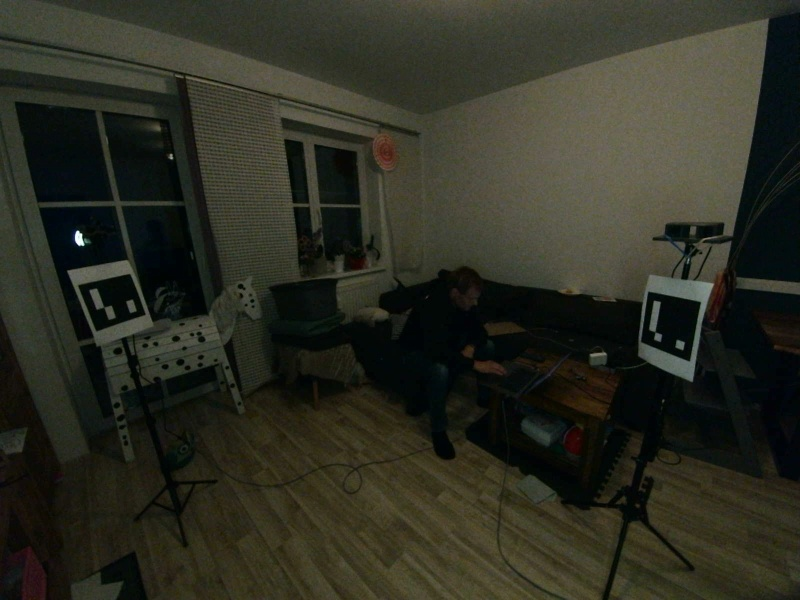
#> input picture elp1_test.jpg, 800 x 600 px, given in place of the camera
$ python live_ov9281_diagnose_view.py   (older library calls are emulated)
#> lines starting #> are read from the running program, lines starting #| are printed output that depends on the picture; after the words box and inside, x2 and y2 are one past the last pixel; in counts of white or black regions, pixels touching at a corner belong together
import cv2
import yaml
import time
import numpy as np
from pathlib import Path
from datetime import datetime

BASE = Path.home() / "anthro3d"
OUT = BASE / "output" / "ov9281_live_diagnose"
OUT.mkdir(parents=True, exist_ok=True)

FRAME_W = 1280
FRAME_H = 800
PIXEL_STRIDE = 2
SNAPSHOT_DELAY_SECONDS = 3.0

def load_yaml(path):
    p = Path(path)
    if not p.exists():
        raise RuntimeError(f"Datei fehlt: {p}")
    return yaml.safe_load(p.read_text()) or {}

def get_indices():
    cfg = load_yaml(BASE / "config.yaml")
    idx_l = None
    idx_r = None
    for cam in cfg.get("cameras", {}).get("tracking", []):
        if cam.get("enabled") and cam.get("name") == "OV9281 L":
            idx_l = int(cam.get("device_index"))
        if cam.get("enabled") and cam.get("name") == "OV9281 R":
            idx_r = int(cam.get("device_index"))
    if idx_l is None or idx_r is None:
        raise RuntimeError("OV9281 L/R nicht in config.yaml gefunden")
    return idx_l, idx_r

def make_maps(size):
    cfg = load_yaml(BASE / "stereo_config_ov9281.yaml")
    K_l = np.array(cfg["camera_matrix_l"], dtype=np.float64)
    d_l = np.array(cfg["dist_l"], dtype=np.float64)
    K_r = np.array(cfg["camera_matrix_r"], dtype=np.float64)
    d_r = np.array(cfg["dist_r"], dtype=np.float64)
    R = np.array(cfg["R"], dtype=np.float64)
    T = np.array(cfg["T"], dtype=np.float64).reshape(3, 1)
    R1, R2, P1, P2, Q, _, _ = cv2.stereoRectify(K_l, d_l, K_r, d_r, size, R, T, flags=cv2.CALIB_ZERO_DISPARITY, alpha=0)
    ml1, ml2 = cv2.initUndistortRectifyMap(K_l, d_l, R1, P1, size, cv2.CV_32FC1)
    mr1, mr2 = cv2.initUndistortRectifyMap(K_r, d_r, R2, P2, size, cv2.CV_32FC1)
    return ml1, ml2, mr1, mr2, Q

def make_stereo():
    return cv2.StereoSGBM_create(
        minDisparity=0,
        numDisparities=128,
        blockSize=5,
        P1=8 * 5 * 5,
        P2=32 * 5 * 5,
        disp12MaxDiff=1,
        uniquenessRatio=8,
        speckleWindowSize=80,
        speckleRange=2,
        preFilterCap=31,
        mode=cv2.STEREO_SGBM_MODE_SGBM_3WAY,
    )

def depth_and_mask(left, right, maps, stereo):
    ml1, ml2, mr1, mr2, Q = maps
    rect_l = cv2.remap(left, ml1, ml2, cv2.INTER_LINEAR)
    rect_r = cv2.remap(right, mr1, mr2, cv2.INTER_LINEAR)
    gl = cv2.cvtColor(rect_l, cv2.COLOR_BGR2GRAY)
    gr = cv2.cvtColor(rect_r, cv2.COLOR_BGR2GRAY)
    disp = stereo.compute(gl, gr).astype(np.float32) / 16.0
    pts = cv2.reprojectImageTo3D(disp, Q)
    valid = np.isfinite(pts).all(axis=2) & (disp > 1.0)
    z = pts[:, :, 2]
    valid = valid & (z > 0.35) & (z < 4.0)
    yy, xx = np.indices(valid.shape)
    sampled = valid & ((xx % PIXEL_STRIDE) == 0) & ((yy % PIXEL_STRIDE) == 0)
    d = disp.copy()
    d[~valid] = 0
    if valid.any():
        mx = np.percentile(d[valid], 95)
        if mx <= 0:
            mx = 1
    else:
        mx = 1
    depth_u8 = np.clip(d / mx * 255, 0, 255).astype(np.uint8)
    depth_col = cv2.applyColorMap(depth_u8, cv2.COLORMAP_TURBO)
    mask_u8 = np.zeros_like(depth_u8)
    mask_u8[sampled] = 255
    mask_bgr = cv2.cvtColor(mask_u8, cv2.COLOR_GRAY2BGR)
    count = int(sampled.sum())
    if valid.any():
        z_med = float(np.median(z[valid]) * 100)
    else:
        z_med = 0.0
    return rect_l, rect_r, depth_col, mask_bgr, count, z_med

def label(img, text):
    cv2.rectangle(img, (0, 0), (img.shape[1], 44), (0, 0, 0), -1)
    cv2.putText(img, text, (15, 32), cv2.FONT_HERSHEY_SIMPLEX, 0.85, (0, 255, 0), 2)
    return img

def build_dashboard(left, right, depth, mask, count, z_med, pending_snapshot_at):
    l = cv2.resize(left, (640, 360))
    r = cv2.resize(right, (640, 360))
    l = label(l, "OV9281 LEFT")
    r = label(r, "OV9281 RIGHT")
    raw = np.vstack([l, r])
    depth_big = cv2.resize(depth, (640, 720))
    mask_big = cv2.resize(mask, (640, 720))
    depth_big = label(depth_big, f"DEPTH / POINTS  count={count}  z_med={z_med:.1f}cm")
    mask_big = label(mask_big, "VALID 3D POINT MASK")
    dash = np.hstack([raw, depth_big, mask_big])
    cv2.rectangle(dash, (0, 0), (dash.shape[1], 44), (0, 0, 0), -1)
    cv2.putText(dash, f"OV9281 LIVE  points={count}  z={z_med:.1f}cm   SPACE=Snapshot   q=Ende", (15, 32), cv2.FONT_HERSHEY_SIMPLEX, 0.85, (0, 255, 0), 2)
    if pending_snapshot_at is not None:
        remaining = max(0.0, pending_snapshot_at - time.time())
        box_x1 = dash.shape[1] - 430
        box_y1 = 4
        box_x2 = dash.shape[1] - 15
        box_y2 = 42
        cv2.rectangle(dash, (box_x1, box_y1), (box_x2, box_y2), (0, 0, 0), -1)
        cv2.putText(dash, f"SHOT IN {remaining:.1f}s", (box_x1 + 18, 32), cv2.FONT_HERSHEY_SIMPLEX, 0.9, (0, 255, 255), 2)
    return dash

def main():
    idx_l, idx_r = get_indices()
    print(f"OV9281 L Index {idx_l}")
    print(f"OV9281 R Index {idx_r}")

    cap_l = cv2.VideoCapture(idx_l)
    cap_r = cv2.VideoCapture(idx_r)

    cap_l.set(cv2.CAP_PROP_FRAME_WIDTH, FRAME_W)
    cap_l.set(cv2.CAP_PROP_FRAME_HEIGHT, FRAME_H)
    cap_r.set(cv2.CAP_PROP_FRAME_WIDTH, FRAME_W)
    cap_r.set(cv2.CAP_PROP_FRAME_HEIGHT, FRAME_H)

    if not cap_l.isOpened():
        raise RuntimeError(f"OV9281 L Index {idx_l} konnte nicht geoeffnet werden")
    if not cap_r.isOpened():
        raise RuntimeError(f"OV9281 R Index {idx_r} konnte nicht geoeffnet werden")

    for _ in range(20):
        cap_l.read()
        cap_r.read()
        time.sleep(0.03)
#> this loop made 20 passes
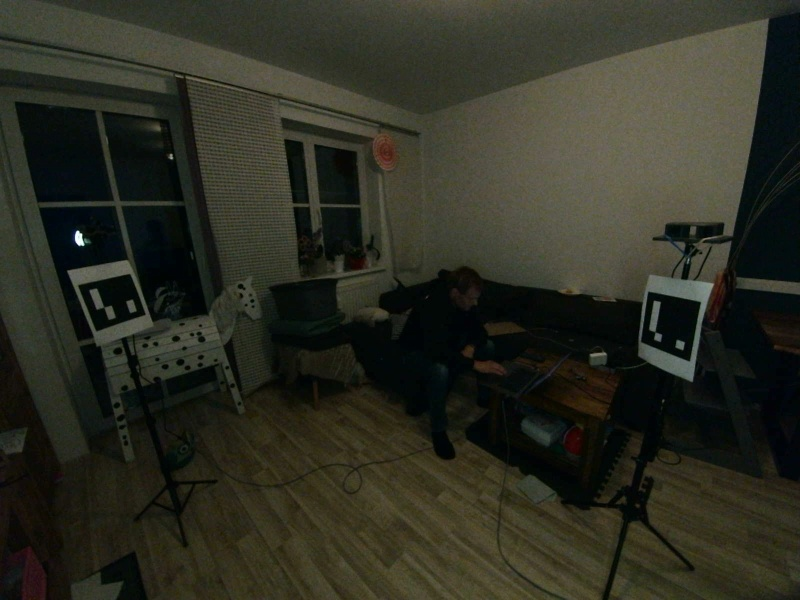
#> input picture elp1_test.jpg, 800 x 600 px, given in place of the camera

    ok_l, left = cap_l.read()
#> left is the input picture: shape (600, 800, 3); mean B, G, R 34.8, 46.2, 45.3
    ok_r, right = cap_r.read()

    if not ok_l or not ok_r or left is None or right is None:
        cap_l.release()
        cap_r.release()
        raise RuntimeError("Kein OV9281 Frame")

    maps = make_maps((left.shape[1], left.shape[0]))
    stereo = make_stereo()
    pending_snapshot_at = None

    cv2.namedWindow("ANTHRO3D OV9281 Diagnose Live - q beendet", cv2.WINDOW_NORMAL)
    cv2.resizeWindow("ANTHRO3D OV9281 Diagnose Live - q beendet", 1600, 600)

    try:
        while True:
            ok_l, left = cap_l.read()
            ok_r, right = cap_r.read()

            if not ok_l or not ok_r or left is None or right is None:
                continue

            rect_l, rect_r, depth, mask, count, z_med = depth_and_mask(left, right, maps, stereo)
#> in depth_and_mask, `pts = cv2.reprojectImageTo3D(disp, Q)`: pts: shape (600, 800, 3) float32; 0.94% of the values are NaN or infinite; the others: min -92.04, max 163.6, mean -8.01
#> in depth_and_mask, `valid = np.isfinite(pts).all(axis=2) & (disp > 1.0)`:
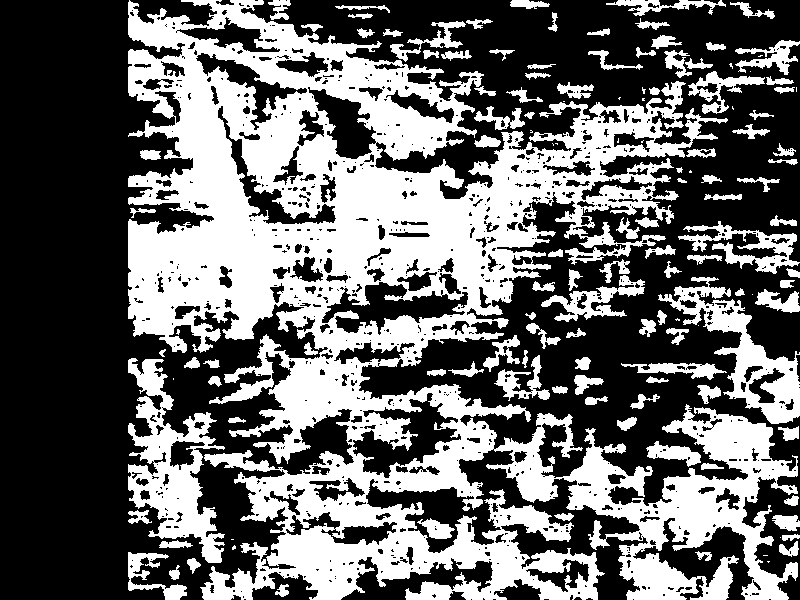
#> valid: shape (600, 800) bool; 41.3% white; 135 white regions (26 under 20 px), largest, box (x1, y1, x2, y2) and area: (128, 0, 798, 600) 158789, (128, 358, 225, 563) 8185, (658, 277, 800, 424) 5689
#> in depth_and_mask, `valid = valid & (z > 0.35) & (z < 4.0)`: valid: shape (600, 800) bool; 7.7% white; 129 white regions (16 under 20 px), largest, box (x1, y1, x2, y2) and area: (128, 0, 477, 166) 15776, (128, 49, 184, 119) 1690, (272, 186, 335, 219) 1049
#> in depth_and_mask, `sampled = valid & ((xx % PIXEL_STRIDE) == 0) & ((yy % PIXEL_STRIDE) ==..`: sampled: shape (600, 800) bool; 1.9% white in thin lines or dots, all inside (x1, y1, x2, y2) = (128, 0, 799, 599)
#> in depth_and_mask, `d[~valid] = 0`:
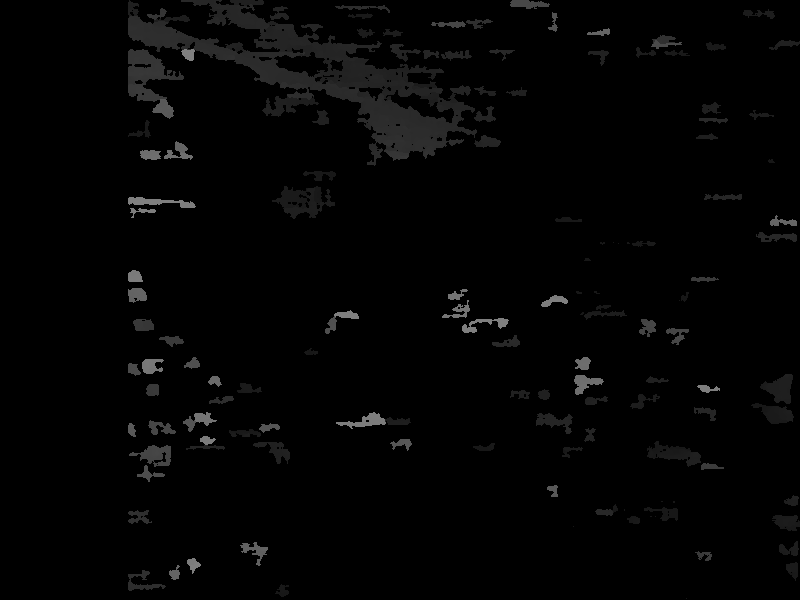
#> d: shape (600, 800) float32; min 0, max 127, mean 3.9
#> in depth_and_mask, `mx = np.percentile(d[valid], 95)`: mx = 123.2
#> in depth_and_mask, `depth_col = cv2.applyColorMap(depth_u8, cv2.COLORMAP_TURBO)`:
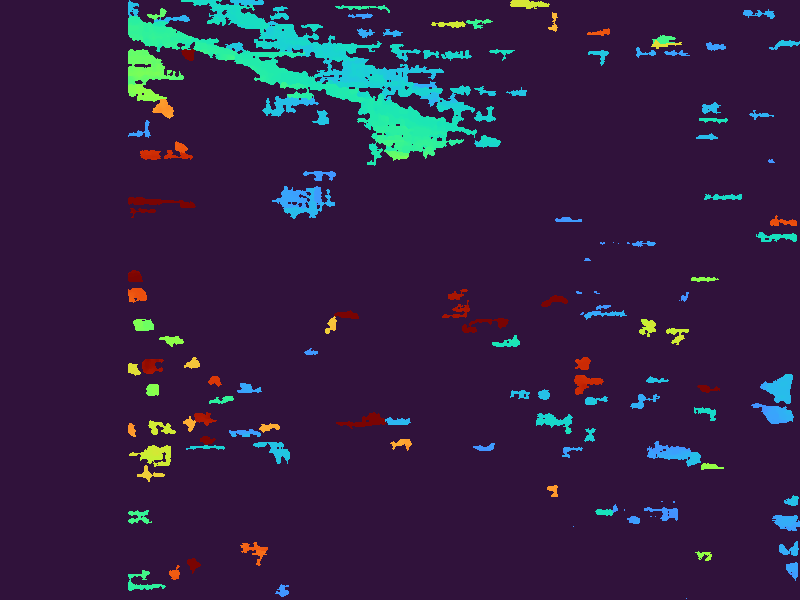
#> depth_col: shape (600, 800, 3); mean B, G, R 66.9, 31.2, 50
#> in depth_and_mask, `count = int(sampled.sum())`: count = 9267
#> in depth_and_mask, `z_med = float(np.median(z[valid]) * 100)`: z_med = 224.2
#> count = 9267; z_med = 224.2
            dash = build_dashboard(rect_l, rect_r, depth, mask, count, z_med, pending_snapshot_at)
#> in label, `cv2.putText(img, text, (15, 32), cv2.FONT_HERSHEY_SIMPLEX, 0.85, (0, 2..`: img: shape (360, 640, 3); mean B, G, R 28.5, 39.3, 37
#> call 2 of label, with text = 'OV9281 RIGHT'
#> in label (call 2), `cv2.putText(img, text, (15, 32), cv2.FONT_HERSHEY_SIMPLEX, 0.85, (0, 2..`:
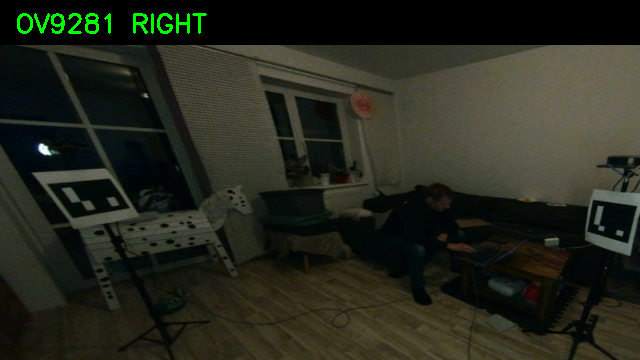
#> img: shape (360, 640, 3); mean B, G, R 29.1, 40, 37.5
#> in build_dashboard, `depth_big = cv2.resize(depth, (640, 720))`:
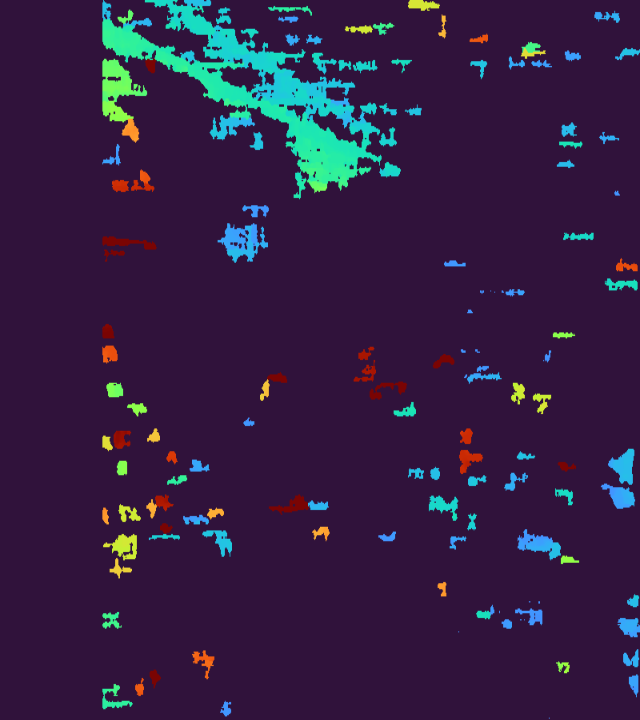
#> depth_big: shape (720, 640, 3); mean B, G, R 66.9, 31.2, 50
#> call 4 of label, with text = 'VALID 3D POINT MASK'
#> in label (call 4), `cv2.putText(img, text, (15, 32), cv2.FONT_HERSHEY_SIMPLEX, 0.85, (0, 2..`:
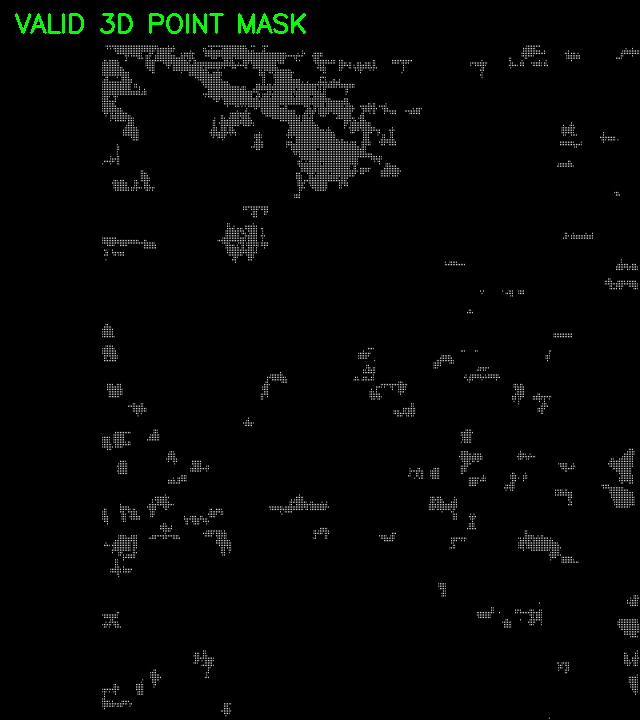
#> img: shape (720, 640, 3); mean B, G, R 4.3, 5.5, 4.3
#> in build_dashboard, `cv2.putText(dash, f"OV9281 LIVE  points={count}  z={z_med:.1f}cm   SPA..`:
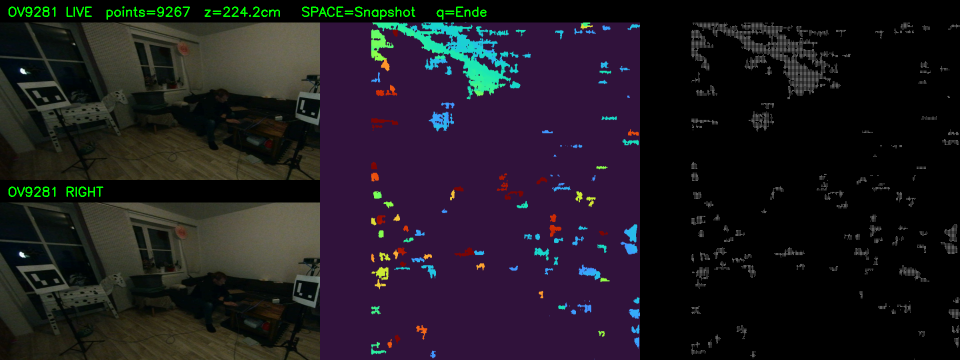
#> dash: shape (720, 1920, 3) (shown at 1/2 size); mean B, G, R 31.7, 24.9, 29.5

            if pending_snapshot_at is not None and time.time() >= pending_snapshot_at:
                ts = datetime.now().strftime("%Y%m%d_%H%M%S")
                path = OUT / f"ov9281_diagnose_{ts}.png"
                cv2.imwrite(str(path), dash)
                print("")
                print(f"Screenshot gespeichert: {path}")
                pending_snapshot_at = None

            cv2.imshow("ANTHRO3D OV9281 Diagnose Live - q beendet", dash)
            print(f"OV9281 live_points={count} z_median_cm={z_med:.1f}", end="\r")
#| OV9281 live_points=9267 z_median_cm=224.2

            key = cv2.waitKey(1) & 0xFF
#> (key q is pressed here)

            if key == ord(" "):
                pending_snapshot_at = time.time() + SNAPSHOT_DELAY_SECONDS
                print("")
                print("Screenshot in 3 Sekunden...")

            if key == ord("q") or key == 27:
                break

    finally:
        cap_l.release()
        cap_r.release()
        cv2.destroyAllWindows()
        print("")
        print("Fertig.")

if __name__ == "__main__":
    main()
